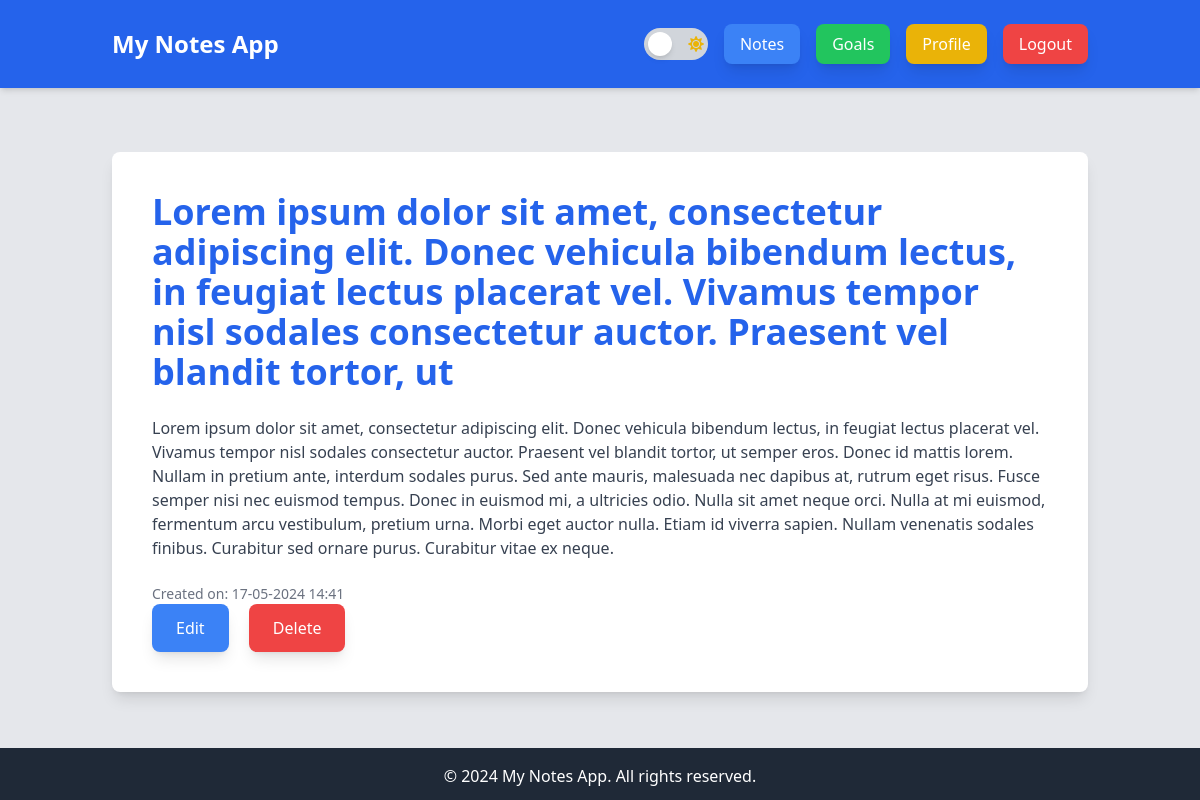
The page /notes/13/ (signed in) on the database its author committed.
### notes_app/models.py (models this page shows, shortened)
class Note(models.Model):
    user = models.ForeignKey(User, on_delete=models.CASCADE)
    title = models.CharField(max_length=200)
    content = models.TextField()
    created_at = models.DateTimeField(auto_now_add=True)

### notes_app/views.py (the view)
# urls.py: path('notes/<int:pk>/', note_detail, name='note_detail'),
@login_required
def note_detail(request, pk):
    note = get_object_or_404(Note, pk=pk, user=request.user)
    return render(request, 'notes_app/note_detail.html', {'note': note})

### notes_app/templates/notes_app/note_detail.html (shortened to what this page needs)
{% extends "base.html" %}
{% block content %}
<div class="bg-white dark:bg-gray-800 p-10 shadow-lg rounded-lg mt-10">
    <h1 class="text-4xl font-bold text-blue-600 dark:text-blue-400 mb-6">{{ note.title }}</h1>
    <div class="text-gray-700 dark:text-gray-300 mb-6">{{ note.content|safe }}</div>
    <p class="text-gray-500 text-sm">Created on: {{ note.created_at|date:"d-m-Y H:i" }}</p>
    <a href="{% url 'note_edit' note.pk %}" class="bg-blue-500 text-white px-6 py-3 rounded-lg shadow-lg hover:bg-blue-700 inline-block">Edit</a>
    <button onclick="toggleModal('modal-id')" class="bg-red-500 text-white px-6 py-3 rounded-lg shadow-lg hover:bg-red-700 ml-4">Delete</button>
</div>
{% endblock %}

### rows shown on the page
Note: title "Lorem ipsum dolor sit amet, consectetur adipiscing elit. Donec vehicula bibendum lectus, in feugiat lectus placerat vel. Vivamus tempor nisl sodales consectetur auctor. Praesent vel blandit tortor, ut", content "Lorem ipsum dolor sit amet, consectetur adipiscing elit. Donec vehicula bibendum lectus, in feugiat lectus placerat vel. Vivamus tempor nisl sodales consectetur auctor. Praesent vel blandit tortor, ut semper eros. Donec id mattis lorem. Nullam in pretium ante, interdum sodales purus. Sed ante mauris, malesuada nec dapibus at, rutrum eget risus. Fusce semper nisi nec euismod tempus. Donec in euismod mi, a ultricies odio. Nulla sit amet neque orci. Nulla at mi euismod, fermentum arcu vestibulum, pretium urna. Morbi eget auctor nulla. Etiam id viverra sapien. Nullam venenatis sodales finibus. Curabitur sed ornare purus. Curabitur vitae ex neque.", created_at "17-05-2024 14:41"
